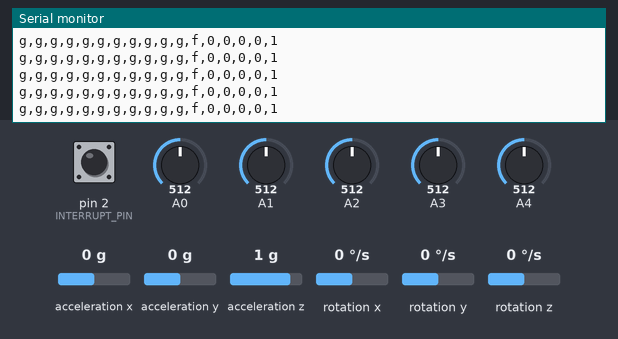
The sketch below on a simulated Arduino Leonardo, built with avr-gcc and run on an emulated ATmega32U4. Parts: the last lines printed to the serial monitor. Inputs (shaded band) come from the test bench; at power-on: acceleration x 0 g, pin 2 (INTERRUPT_PIN) LOW, acceleration y 0 g, rotation z 0 °/s, acceleration z 1 g, A0 = 512, A1 = 512, A2 = 512, A3 = 512, A4 = 512, rotation x 0 °/s, rotation y 0 °/s. The sensor or clock chip raises its interrupt line as the real part does.

Above: at 1.7 s.
1.8 s: acceleration x set to -1.4 g
At 1.95 s:
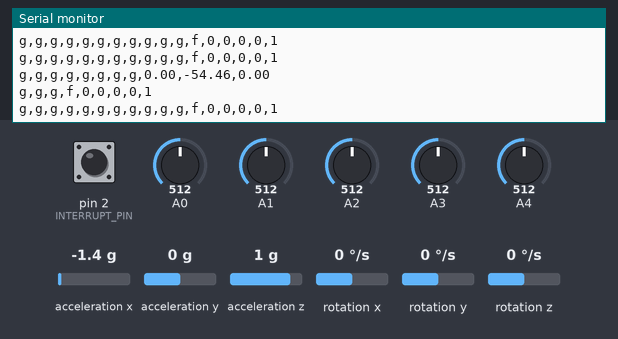
3.3 s: pin 2 (INTERRUPT_PIN) pulled HIGH for 0.15 s
6.4 s: acceleration y set to -1.4 g
At 6.56 s:
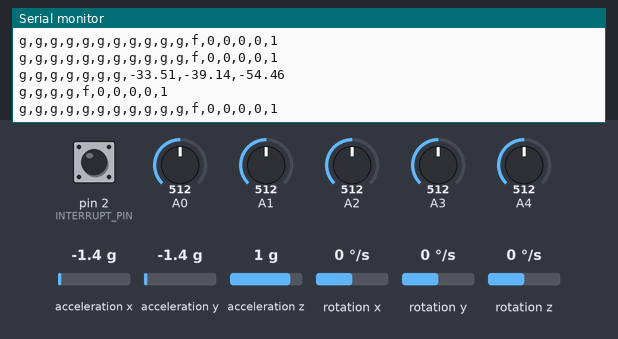
7.9 s: pin 2 (INTERRUPT_PIN) pulled HIGH for 1 s
11.9 s: rotation z set to -192 °/s
At 13.0 s:
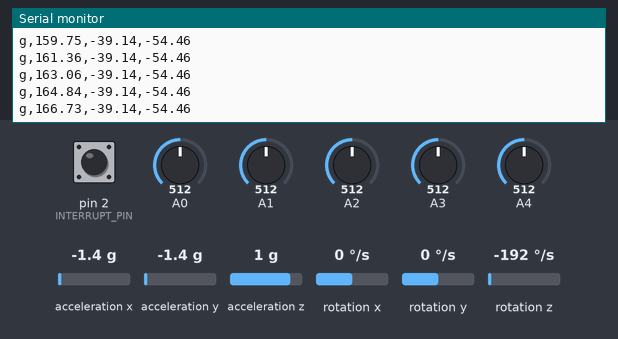
13.4 s: acceleration z set to 0 g
At 13.9 s:
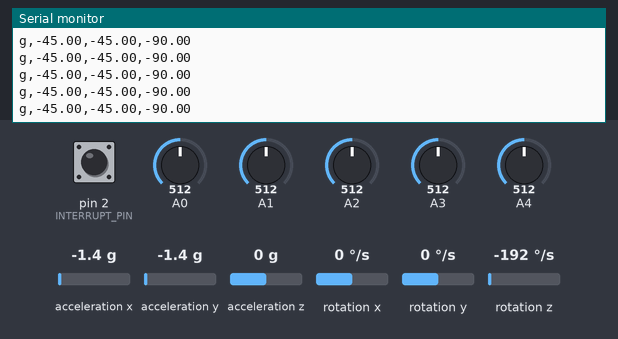
Timing chart, 0 to 16.1 s (numbered marks = the images above; inputs shaded):
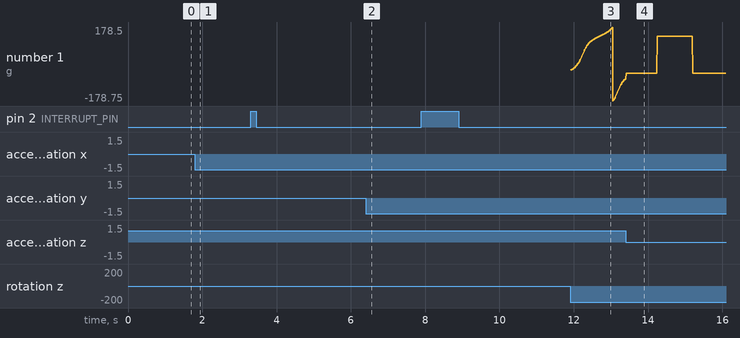

Measured:
- after the input at 1.8 s, the serial monitor: prints a new line at once (image 1)
- after the input at 6.4 s, the serial monitor: prints a new line at once (image 2)
- after the input at 11.9 s, the serial monitor: prints a new line at once (image 3)

The sketch:

keyglove.ino
```cpp
// I2C device class (I2Cdev) demonstration Arduino sketch for MPU6050 class using DMP (MotionApps v2.0)
// 6/21/2012 by Jeff Rowberg <jeff@rowberg.net>
// Updates should (hopefully) always be available at https://github.com/jrowberg/i2cdevlib
//
// Changelog:
//      2019-07-08 - Added Auto Calibration and offset generator
//		   - and altered FIFO retrieval sequence to avoid using blocking code
//      2016-04-18 - Eliminated a potential infinite loop
//      2013-05-08 - added seamless Fastwire support
//                 - added note about gyro calibration
//      2012-06-21 - added note about Arduino 1.0.1 + Leonardo compatibility error
//      2012-06-20 - improved FIFO overflow handling and simplified read process
//      2012-06-19 - completely rearranged DMP initialization code and simplification
//      2012-06-13 - pull gyro and accel data from FIFO packet instead of reading directly
//      2012-06-09 - fix broken FIFO read sequence and change interrupt detection to RISING
//      2012-06-05 - add gravity-compensated initial reference frame acceleration output
//                 - add 3D math helper file to DMP6 example sketch
//                 - add Euler output and Yaw/Pitch/Roll output formats
//      2012-06-04 - remove accel offset clearing for better results (thanks Sungon Lee)
//      2012-06-01 - fixed gyro sensitivity to be 2000 deg/sec instead of 250
//      2012-05-30 - basic DMP initialization working

/* ============================================
I2Cdev device library code is placed under the MIT license
Copyright (c) 2012 Jeff Rowberg

Permission is hereby granted, free of charge, to any person obtaining a copy
of this software and associated documentation files (the "Software"), to deal
in the Software without restriction, including without limitation the rights
to use, copy, modify, merge, publish, distribute, sublicense, and/or sell
copies of the Software, and to permit persons to whom the Software is
furnished to do so, subject to the following conditions:

The above copyright notice and this permission notice shall be included in
all copies or substantial portions of the Software.

THE SOFTWARE IS PROVIDED "AS IS", WITHOUT WARRANTY OF ANY KIND, EXPRESS OR
IMPLIED, INCLUDING BUT NOT LIMITED TO THE WARRANTIES OF MERCHANTABILITY,
FITNESS FOR A PARTICULAR PURPOSE AND NONINFRINGEMENT. IN NO EVENT SHALL THE
AUTHORS OR COPYRIGHT HOLDERS BE LIABLE FOR ANY CLAIM, DAMAGES OR OTHER
LIABILITY, WHETHER IN AN ACTION OF CONTRACT, TORT OR OTHERWISE, ARISING FROM,
OUT OF OR IN CONNECTION WITH THE SOFTWARE OR THE USE OR OTHER DEALINGS IN
THE SOFTWARE.
===============================================
*/

// I2Cdev and MPU6050 must be installed as libraries, or else the .cpp/.h files
// for both classes must be in the include path of your project
#include "I2Cdev.h"

#include "MPU6050_6Axis_MotionApps20.h"
//#include "MPU6050.h" // not necessary if using MotionApps include file

// Arduino Wire library is required if I2Cdev I2CDEV_ARDUINO_WIRE implementation
// is used in I2Cdev.h
#if I2CDEV_IMPLEMENTATION == I2CDEV_ARDUINO_WIRE
    #include "Wire.h"
#endif

// class default I2C address is 0x68
// specific I2C addresses may be passed as a parameter here
// AD0 low = 0x68 (default for SparkFun breakout and InvenSense evaluation board)
// AD0 high = 0x69
MPU6050 mpu;
//MPU6050 mpu(0x69); // <-- use for AD0 high

/* =========================================================================
   NOTE: In addition to connection 3.3v, GND, SDA, and SCL, this sketch
   depends on the MPU-6050's INT pin being connected to the Arduino's
   external interrupt #0 pin. On the Arduino Uno and Mega 2560, this is
   digital I/O pin 2.
 * ========================================================================= */

/* =========================================================================
   NOTE: Arduino v1.0.1 with the Leonardo board generates a compile error
   when using Serial.write(buf, len). The Teapot output uses this method.
   The solution requires a modification to the Arduino USBAPI.h file, which
   is fortunately simple, but annoying. This will be fixed in the next IDE
   release. For more info, see these links:

   http://arduino.cc/forum/index.php/topic,109987.0.html
   http://code.google.com/p/arduino/issues/detail?id=958
 * ========================================================================= */


// uncomment "OUTPUT_READABLE_QUATERNION" if you want to see the actual
// quaternion components in a [w, x, y, z] format (not best for parsing
// on a remote host such as Processing or something though)
//#define OUTPUT_READABLE_QUATERNION

// uncomment "OUTPUT_READABLE_EULER" if you want to see Euler angles
// (in degrees) calculated from the quaternions coming from the FIFO.
// Note that Euler angles suffer from gimbal lock (for more info, see
// http://en.wikipedia.org/wiki/Gimbal_lock)
//#define OUTPUT_READABLE_EULER

// uncomment "OUTPUT_READABLE_YAWPITCHROLL" if you want to see the yaw/
// pitch/roll angles (in degrees) calculated from the quaternions coming
// from the FIFO. Note this also requires gravity vector calculations.
// Also note that yaw/pitch/roll angles suffer from gimbal lock (for
// more info, see: http://en.wikipedia.org/wiki/Gimbal_lock)
#define OUTPUT_READABLE_YAWPITCHROLL

// uncomment "OUTPUT_READABLE_REALACCEL" if you want to see acceleration
// components with gravity removed. This acceleration reference frame is
// not compensated for orientation, so +X is always +X according to the
// sensor, just without the effects of gravity. If you want acceleration
// compensated for orientation, us OUTPUT_READABLE_WORLDACCEL instead.
//#define OUTPUT_READABLE_REALACCEL

// uncomment "OUTPUT_READABLE_WORLDACCEL" if you want to see acceleration
// components with gravity removed and adjusted for the world frame of
// reference (yaw is relative to initial orientation, since no magnetometer
// is present in this case). Could be quite handy in some cases.
//#define OUTPUT_READABLE_WORLDACCEL

// uncomment "OUTPUT_TEAPOT" if you want output that matches the
// format used for the InvenSense teapot demo
//#define OUTPUT_TEAPOT


#define INTERRUPT_PIN 2  // use pin 2 on Arduino Uno & most boards

// MPU control/status vars
bool dmpReady = false;  // set true if DMP init was successful
uint8_t mpuIntStatus;   // holds actual interrupt status byte from MPU
uint8_t devStatus;      // return status after each device operation (0 = success, !0 = error)
uint16_t packetSize;    // expected DMP packet size (default is 42 bytes)
uint16_t fifoCount;     // count of all bytes currently in FIFO
uint8_t fifoBuffer[64]; // FIFO storage buffer

// orientation/motion vars
Quaternion q;           // [w, x, y, z]         quaternion container
VectorInt16 aa;         // [x, y, z]            accel sensor measurements
VectorInt16 aaReal;     // [x, y, z]            gravity-free accel sensor measurements
VectorInt16 aaWorld;    // [x, y, z]            world-frame accel sensor measurements
VectorFloat gravity;    // [x, y, z]            gravity vector
float euler[3];         // [psi, theta, phi]    Euler angle container
float ypr[3];           // [yaw, pitch, roll]   yaw/pitch/roll container and gravity vector

float yprDeg[3];
float yprDegLast[] = {0, 0, 0};

// packet structure for InvenSense teapot demo
uint8_t teapotPacket[14] = { '$', 0x02, 0,0, 0,0, 0,0, 0,0, 0x00, 0x00, '\r', '\n' };

int thresholdValues[] = { 200, 150, 100, 200, 315 };

float lastMillis;
float del = 100;

// ================================================================
// ===               INTERRUPT DETECTION ROUTINE                ===
// ================================================================

volatile bool mpuInterrupt = false;     // indicates whether MPU interrupt pin has gone high
void dmpDataReady() {
    mpuInterrupt = true;
}


// ================================================================
// ===                      INITIAL SETUP                       ===
// ================================================================

void setup() {
    lastMillis = millis();
    pinMode(A0, INPUT);
    pinMode(A1, INPUT);
    pinMode(A2, INPUT);
    pinMode(A3, INPUT);
    pinMode(A4, INPUT);
    // join I2C bus (I2Cdev library doesn't do this automatically)
    #if I2CDEV_IMPLEMENTATION == I2CDEV_ARDUINO_WIRE
        Wire.begin();
        Wire.setClock(400000); // 400kHz I2C clock. Comment this line if having compilation difficulties
    #elif I2CDEV_IMPLEMENTATION == I2CDEV_BUILTIN_FASTWIRE
        Fastwire::setup(400, true);
    #endif

    // initialize serial communication
    // (115200 chosen because it is required for Teapot Demo output, but it's
    // really up to you depending on your project)
    Serial.begin(115200);
    while (!Serial); // wait for Leonardo enumeration, others continue immediately

    // NOTE: 8MHz or slower host processors, like the Teensy @ 3.3V or Arduino
    // Pro Mini running at 3.3V, cannot handle this baud rate reliably due to
    // the baud timing being too misaligned with processor ticks. You must use
    // 38400 or slower in these cases, or use some kind of external separate
    // crystal solution for the UART timer.

    // initialize device
    Serial.println(F("Initializing I2C devices..."));
    mpu.initialize();
    pinMode(INTERRUPT_PIN, INPUT);

    // verify connection
    Serial.println(F("Testing device connections..."));
    Serial.println(mpu.testConnection() ? F("MPU6050 connection successful") : F("MPU6050 connection failed"));

    // load and configure the DMP
    Serial.println(F("Initializing DMP..."));
    devStatus = mpu.dmpInitialize();

    // supply your own gyro offsets here, scaled for min sensitivity
    mpu.setXGyroOffset(220);
    mpu.setYGyroOffset(76);
    mpu.setZGyroOffset(-85);
    mpu.setZAccelOffset(1788); // 1688 factory default for my test chip

    // make sure it worked (returns 0 if so)
    if (devStatus == 0) {
        // Calibration Time: generate offsets and calibrate our MPU6050
        mpu.CalibrateAccel(6);
        mpu.CalibrateGyro(6);
        mpu.PrintActiveOffsets();
        // turn on the DMP, now that it's ready
        Serial.println(F("Enabling DMP..."));
        mpu.setDMPEnabled(true);

        // enable Arduino interrupt detection
        Serial.print(F("Enabling interrupt detection (Arduino external interrupt "));
        Serial.print(digitalPinToInterrupt(INTERRUPT_PIN));
        Serial.println(F(")..."));
        attachInterrupt(digitalPinToInterrupt(INTERRUPT_PIN), dmpDataReady, RISING);
        mpuIntStatus = mpu.getIntStatus();

        // set our DMP Ready flag so the main loop() function knows it's okay to use it
        Serial.println(F("DMP ready! Waiting for first interrupt..."));
        dmpReady = true;

        // get expected DMP packet size for later comparison
        packetSize = mpu.dmpGetFIFOPacketSize();
    } else {
        // ERROR!
        // 1 = initial memory load failed
        // 2 = DMP configuration updates failed
        // (if it's going to break, usually the code will be 1)
        Serial.print(F("DMP Initialization failed (code "));
        Serial.print(devStatus);
        Serial.println(F(")"));
    }

    // configure LED for output
}


// ================================================================
// ===                    MAIN PROGRAM LOOP                     ===
// ================================================================

void loop() {
    // if programming failed, don't try to do anything
    if (!dmpReady) return;

    if (millis() - del > lastMillis) {
      Serial.flush();
      int flexValues[] = {int(analogRead(A0)), int(analogRead(A1)), int(analogRead(A2)), int(analogRead(A3)), int(analogRead(A4)-900)*10};
      Serial.println("f," + flexValuesToString(flexValues));
      lastMillis = millis();
    }

    // wait for MPU interrupt or extra packet(s) available
    while (!mpuInterrupt && fifoCount < packetSize) {
        if (mpuInterrupt && fifoCount < packetSize) {
          // try to get out of the infinite loop
          fifoCount = mpu.getFIFOCount();
        }
        // other program behavior stuff here
        // .
        // .
        // .
        // if you are really paranoid you can frequently test in between other
        // stuff to see if mpuInterrupt is true, and if so, "break;" from the
        // while() loop to immediately process the MPU data
        // .
        // .
        // .
    }

    // reset interrupt flag and get INT_STATUS byte
    mpuInterrupt = false;
    mpuIntStatus = mpu.getIntStatus();

    // get current FIFO count
    fifoCount = mpu.getFIFOCount();
	if(fifoCount < packetSize){
	        //Lets go back and wait for another interrupt. We shouldn't be here, we got an interrupt from another event
			// This is blocking so don't do it   while (fifoCount < packetSize) fifoCount = mpu.getFIFOCount();
	}
    // check for overflow (this should never happen unless our code is too inefficient)
    else if ((mpuIntStatus & _BV(MPU6050_INTERRUPT_FIFO_OFLOW_BIT)) || fifoCount >= 1024) {
        // reset so we can continue cleanly
        mpu.resetFIFO();
      //  fifoCount = mpu.getFIFOCount();  // will be zero after reset no need to ask
        Serial.println(F("FIFO overflow!"));

    // otherwise, check for DMP data ready interrupt (this should happen frequently)
    } else if (mpuIntStatus & _BV(MPU6050_INTERRUPT_DMP_INT_BIT)) {

        // read a packet from FIFO
	while(fifoCount >= packetSize){ // Lets catch up to NOW, someone is using the dreaded delay()!
		mpu.getFIFOBytes(fifoBuffer, packetSize);
		// track FIFO count here in case there is > 1 packet available
		// (this lets us immediately read more without waiting for an interrupt)
		fifoCount -= packetSize;
	}
        #ifdef OUTPUT_READABLE_QUATERNION
            // display quaternion values in easy matrix form: w x y z
            mpu.dmpGetQuaternion(&q, fifoBuffer);
            Serial.print("quat\t");
            Serial.print(q.w);
            Serial.print("\t");
            Serial.print(q.x);
            Serial.print("\t");
            Serial.print(q.y);
            Serial.print("\t");
            Serial.println(q.z);
        #endif

        #ifdef OUTPUT_READABLE_EULER
            // display Euler angles in degrees
            mpu.dmpGetQuaternion(&q, fifoBuffer);
            mpu.dmpGetEuler(euler, &q);
            Serial.print("euler\t");
            Serial.print(euler[0] * 180/M_PI);
            Serial.print("\t");
            Serial.print(euler[1] * 180/M_PI);
            Serial.print("\t");
            Serial.println(euler[2] * 180/M_PI);
        #endif

        #ifdef OUTPUT_READABLE_YAWPITCHROLL
            // display Euler angles in degrees
            mpu.dmpGetQuaternion(&q, fifoBuffer);
            mpu.dmpGetGravity(&gravity, &q);
            mpu.dmpGetYawPitchRoll(ypr, &q, &gravity);
            for (int i = 0; i < 3; i++) {
              yprDeg[i] = ypr[i] * 180/M_PI;
            }
            Serial.print("g,");
            if (!compareYPR(yprDeg, yprDegLast)) {
              Serial.println(outputYPR(yprDeg));
              for (int i = 0; i < 3; i++) {
                yprDegLast[i] = yprDeg[i];
              }
            }

        #endif

        #ifdef OUTPUT_READABLE_REALACCEL
            // display real acceleration, adjusted to remove gravity
            mpu.dmpGetQuaternion(&q, fifoBuffer);
            mpu.dmpGetAccel(&aa, fifoBuffer);
            mpu.dmpGetGravity(&gravity, &q);
            mpu.dmpGetLinearAccel(&aaReal, &aa, &gravity);
            Serial.print("areal\t");
            Serial.print(aaReal.x);
            Serial.print("\t");
            Serial.print(aaReal.y);
            Serial.print("\t");
            Serial.println(aaReal.z);
        #endif

        #ifdef OUTPUT_READABLE_WORLDACCEL
            // display initial world-frame acceleration, adjusted to remove gravity
            // and rotated based on known orientation from quaternion
            mpu.dmpGetQuaternion(&q, fifoBuffer);
            mpu.dmpGetAccel(&aa, fifoBuffer);
            mpu.dmpGetGravity(&gravity, &q);
            mpu.dmpGetLinearAccel(&aaReal, &aa, &gravity);
            mpu.dmpGetLinearAccelInWorld(&aaWorld, &aaReal, &q);
            Serial.print("aworld\t");
            Serial.print(aaWorld.x);
            Serial.print("\t");
            Serial.print(aaWorld.y);
            Serial.print("\t");
            Serial.println(aaWorld.z);
        #endif

        #ifdef OUTPUT_TEAPOT
            // display quaternion values in InvenSense Teapot demo format:
            teapotPacket[2] = fifoBuffer[0];
            teapotPacket[3] = fifoBuffer[1];
            teapotPacket[4] = fifoBuffer[4];
            teapotPacket[5] = fifoBuffer[5];
            teapotPacket[6] = fifoBuffer[8];
            teapotPacket[7] = fifoBuffer[9];
            teapotPacket[8] = fifoBuffer[12];
            teapotPacket[9] = fifoBuffer[13];
            Serial.write(teapotPacket, 14);
            teapotPacket[11]++; // packetCount, loops at 0xFF on purpose
        #endif
    }
}

String flexValuesToString(int flexValues[]){
  String output = "";
  for(int i = 0; i < 5 - 1; i++){
    int aboveThreshold = flexValues[i] < thresholdValues[i];
    output += String(String(aboveThreshold) + ",");
  }
  output += String(flexValues[5 - 1] < thresholdValues[5 - 1]);
  return output;
}

boolean compareYPR(float yprDeg[], float yprDegLast[]) {
  for (int i = 0; i < 3; i++) {
    if (yprDeg[i] != yprDegLast[i]) return false;
  }
  return true;
}

String outputYPR(float yprDeg[]) {
  String output = "";
  for (int i = 0; i < 2; i++) {
    output += String(String(yprDeg[i]) + ",");
  }
  output += String(yprDeg[2]);
  return output;
}
```
